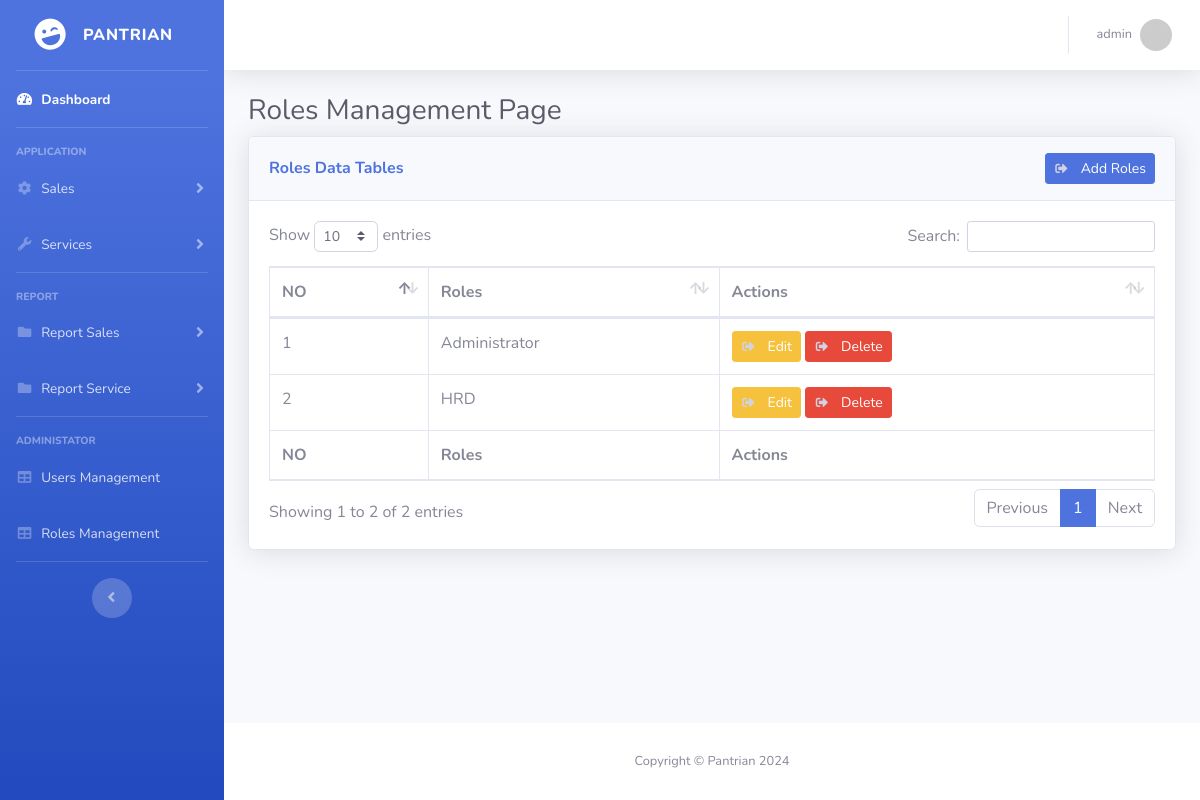
Before: /pages/roles.php (signed in) with the older database file.
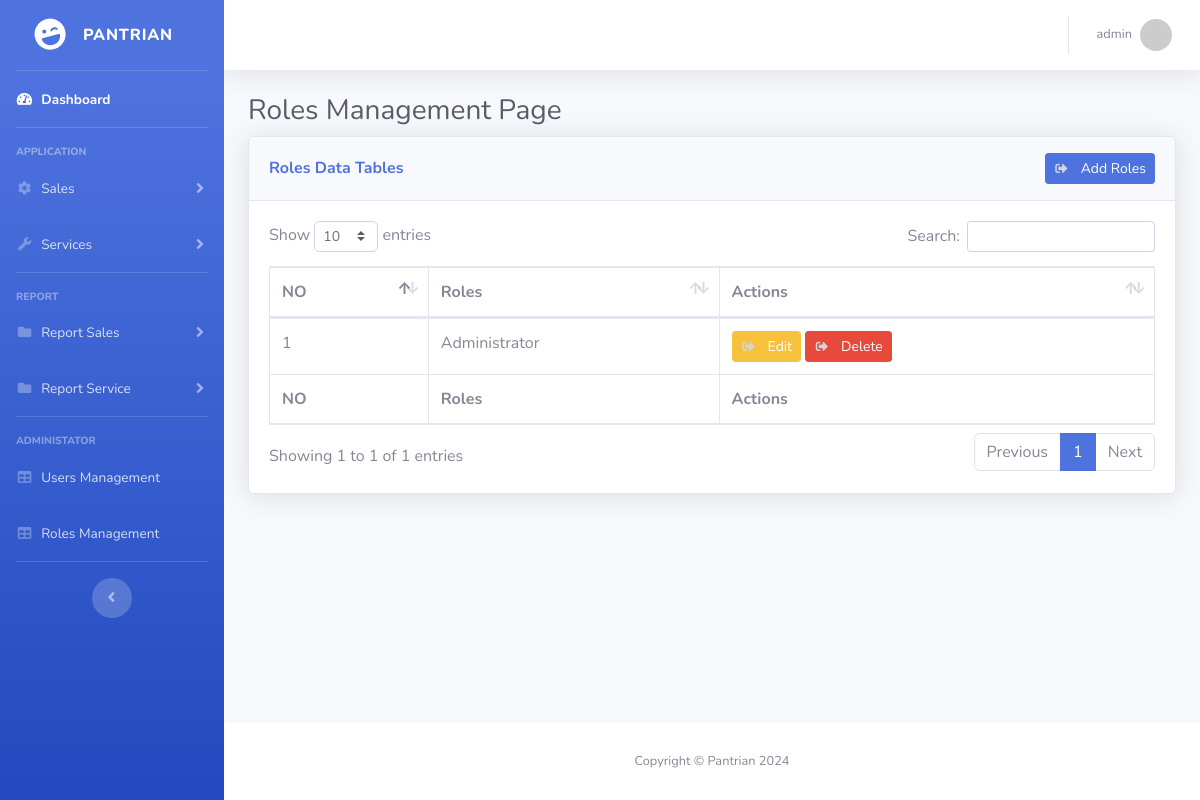
After: the same page with the newer database file.
### tables this page shows
CREATE TABLE `roles` (
  `id` int(11) NOT NULL,
  `role` text NOT NULL
);

### pages/roles.php (the view, shortened to what this page needs)
<?php
    $title = "Roles Management Page";
    require_once("../layout/header.php");
    require_once("../db.php");
    function getRoles() {
        global $db;
        $sql = "SELECT * FROM roles";
        $result = $db->query($sql);
        $roles = [];
        if ($result->num_rows > 0) {
            while($row = $result->fetch_assoc()) {
                $roles[] = $row;
            }
        }
        return $roles;
    }
?>
    <div id="wrapper">
        <?php require_once("../layout/sidebar.php"); ?>
        <div id="content-wrapper" class="d-flex flex-column">
            <div id="content">
                <?php  require_once("../layout/topbar.php"); ?>
                <div class="container-fluid">
                    <h1 class="h3 mb-2 text-gray-800"><?= $title ?></h1>
                    <div class="card shadow mb-4">
                        <div class="card-header py-3 d-flex justify-content-between">
                            <h6 class="m-0 my-auto font-weight-bold text-primary ">Roles Data Tables</h6>
                            <button class="btn btn-primary btn-sm" data-toggle="modal" data-target="#addModal">
                                <i class="fas fa-sign-out-alt fa-sm fa-fw mr-2 text-gray-400"></i>
                                Add Roles
                            </button>
                        </div>
                        <div class="card-body">
                            <div class="table-responsive">
                                <table class="table table-bordered" id="dataTable" width="100%" cellspacing="0">
                                    <thead>
                                        <tr>
                                            <th>NO</th>
                                            <th>Roles</th>
                                            <th>Actions</th>
                                        </tr>
                                    </thead>
                                    <tfoot>
                                        <tr>
                                            <th>NO</th>
                                            <th>Roles</th>
                                            <th>Actions</th>
                                        </tr>
                                    </tfoot>
                                    <tbody>
                                    <?php
                                        $no = 1;
                                        $roles = getRoles();
                                        foreach($roles as $role) {
                                            echo "<tr>";
                                            echo "<td>".$no."</td>";
                                            echo "<td>".$role['role']."</td>";
                                            echo "<td>
                                                <button class='btn btn-warning btn-sm' data-toggle='modal' data-target='#editModal' data-id='".$role['id']."' data-role='".$role['role']."'>
                                                    <i class='fas fa-sign-out-alt fa-sm fa-fw mr-2 text-gray-400'></i>
                                                    Edit
                                                </button>
                                                <button class='btn btn-danger btn-sm' data-toggle='modal' data-target='#deleteModal' data-id='".$role['id']."' data-role='".$role['role']."'>
                                                    <i class='fas fa-sign-out-alt fa-sm fa-fw mr-2 text-gray-400'></i>
                                                    Delete
                                                </button>
                                            </td>";
                                            echo "</tr>";
                                            $no++;
                                        }
                                    ?>
                                    </tbody>
                                </table>
                            </div>
                        </div>
                    </div>
                </div>
            </div>
            <?php require_once("../layout/bottombar.php"); ?>
        </div>
    </div>
    <?php
        require_once("../layout/footer.php");
    ?>

Changed rows visible on the page:
removed roles: role "HRD"
Other visible differences:
text written by a page script: "Show entries Search: Showing 1 to 2 of 2 entries Previous 1 Next" → "Show entries Search: Showing 1 to 1 of 1 entries Previous 1 Next"
